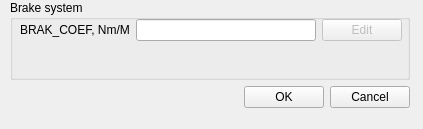
<?xml version="1.0" encoding="UTF-8"?>
<ui version="4.0">
 <class>SettingsDialog</class>
 <widget class="QDialog" name="SettingsDialog">
  <property name="geometry">
   <rect>
    <x>0</x>
    <y>0</y>
    <width>423</width>
    <height>129</height>
   </rect>
  </property>
  <property name="windowTitle">
   <string>Brake System Setting</string>
  </property>
  <widget class="QWidget" name="verticalLayoutWidget">
   <property name="geometry">
    <rect>
     <x>0</x>
     <y>0</y>
     <width>421</width>
     <height>121</height>
    </rect>
   </property>
   <layout class="QVBoxLayout" name="verticalLayout">
    <property name="spacing">
     <number>6</number>
    </property>
    <property name="sizeConstraint">
     <enum>QLayout::SetFixedSize</enum>
    </property>
    <property name="leftMargin">
     <number>10</number>
    </property>
    <item>
     <layout class="QHBoxLayout" name="horizontalLayout_2">
      <property name="sizeConstraint">
       <enum>QLayout::SetDefaultConstraint</enum>
      </property>
      <item>
       <layout class="QVBoxLayout" name="verticalLayout_3">
        <property name="spacing">
         <number>6</number>
        </property>
        <property name="sizeConstraint">
         <enum>QLayout::SetFixedSize</enum>
        </property>
        <property name="topMargin">
         <number>0</number>
        </property>
        <property name="bottomMargin">
         <number>0</number>
        </property>
        <item>
         <widget class="QGroupBox" name="groupBox_2">
          <property name="sizePolicy">
           <sizepolicy hsizetype="Preferred" vsizetype="Preferred">
            <horstretch>0</horstretch>
            <verstretch>0</verstretch>
           </sizepolicy>
          </property>
          <property name="minimumSize">
           <size>
            <width>400</width>
            <height>80</height>
           </size>
          </property>
          <property name="maximumSize">
           <size>
            <width>16777215</width>
            <height>16777215</height>
           </size>
          </property>
          <property name="title">
           <string>Brake system</string>
          </property>
          <widget class="QWidget" name="gridLayoutWidget">
           <property name="geometry">
            <rect>
             <x>10</x>
             <y>19</y>
             <width>391</width>
             <height>51</height>
            </rect>
           </property>
           <layout class="QGridLayout" name="gridLayout_2">
            <property name="sizeConstraint">
             <enum>QLayout::SetFixedSize</enum>
            </property>
            <item row="0" column="0">
             <widget class="QLabel" name="label_12">
              <property name="sizePolicy">
               <sizepolicy hsizetype="Maximum" vsizetype="Fixed">
                <horstretch>0</horstretch>
                <verstretch>0</verstretch>
               </sizepolicy>
              </property>
              <property name="minimumSize">
               <size>
                <width>110</width>
                <height>0</height>
               </size>
              </property>
              <property name="maximumSize">
               <size>
                <width>100</width>
                <height>16777215</height>
               </size>
              </property>
              <property name="text">
               <string>BRAK_COEF, Nm/Mpa</string>
              </property>
             </widget>
            </item>
            <item row="1" column="0">
             <widget class="QLabel" name="label_15">
              <property name="minimumSize">
               <size>
                <width>100</width>
                <height>0</height>
               </size>
              </property>
              <property name="maximumSize">
               <size>
                <width>100</width>
                <height>16777215</height>
               </size>
              </property>
              <property name="text">
               <string/>
              </property>
             </widget>
            </item>
            <item row="0" column="1">
             <widget class="QLineEdit" name="EditBRAK_COEF">
              <property name="sizePolicy">
               <sizepolicy hsizetype="Fixed" vsizetype="Preferred">
                <horstretch>0</horstretch>
                <verstretch>0</verstretch>
               </sizepolicy>
              </property>
              <property name="minimumSize">
               <size>
                <width>180</width>
                <height>20</height>
               </size>
              </property>
              <property name="maximumSize">
               <size>
                <width>180</width>
                <height>16777215</height>
               </size>
              </property>
             </widget>
            </item>
            <item row="0" column="2">
             <widget class="QPushButton" name="buttonEditAerodynamics_2">
              <property name="enabled">
               <bool>false</bool>
              </property>
              <property name="sizePolicy">
               <sizepolicy hsizetype="Fixed" vsizetype="Fixed">
                <horstretch>0</horstretch>
                <verstretch>0</verstretch>
               </sizepolicy>
              </property>
              <property name="minimumSize">
               <size>
                <width>75</width>
                <height>20</height>
               </size>
              </property>
              <property name="text">
               <string>Edit</string>
              </property>
             </widget>
            </item>
           </layout>
          </widget>
         </widget>
        </item>
       </layout>
      </item>
     </layout>
    </item>
    <item>
     <layout class="QGridLayout" name="gridLayout">
      <property name="sizeConstraint">
       <enum>QLayout::SetFixedSize</enum>
      </property>
      <item row="0" column="1">
       <widget class="QPushButton" name="buttonOK">
        <property name="text">
         <string>OK</string>
        </property>
       </widget>
      </item>
      <item row="0" column="0">
       <spacer name="horizontalSpacer">
        <property name="orientation">
         <enum>Qt::Horizontal</enum>
        </property>
        <property name="sizeHint" stdset="0">
         <size>
          <width>40</width>
          <height>20</height>
         </size>
        </property>
       </spacer>
      </item>
      <item row="0" column="2">
       <widget class="QPushButton" name="buttonCancel">
        <property name="text">
         <string>Cancel</string>
        </property>
       </widget>
      </item>
     </layout>
    </item>
   </layout>
  </widget>
 </widget>
 <resources/>
 <connections/>
</ui>
